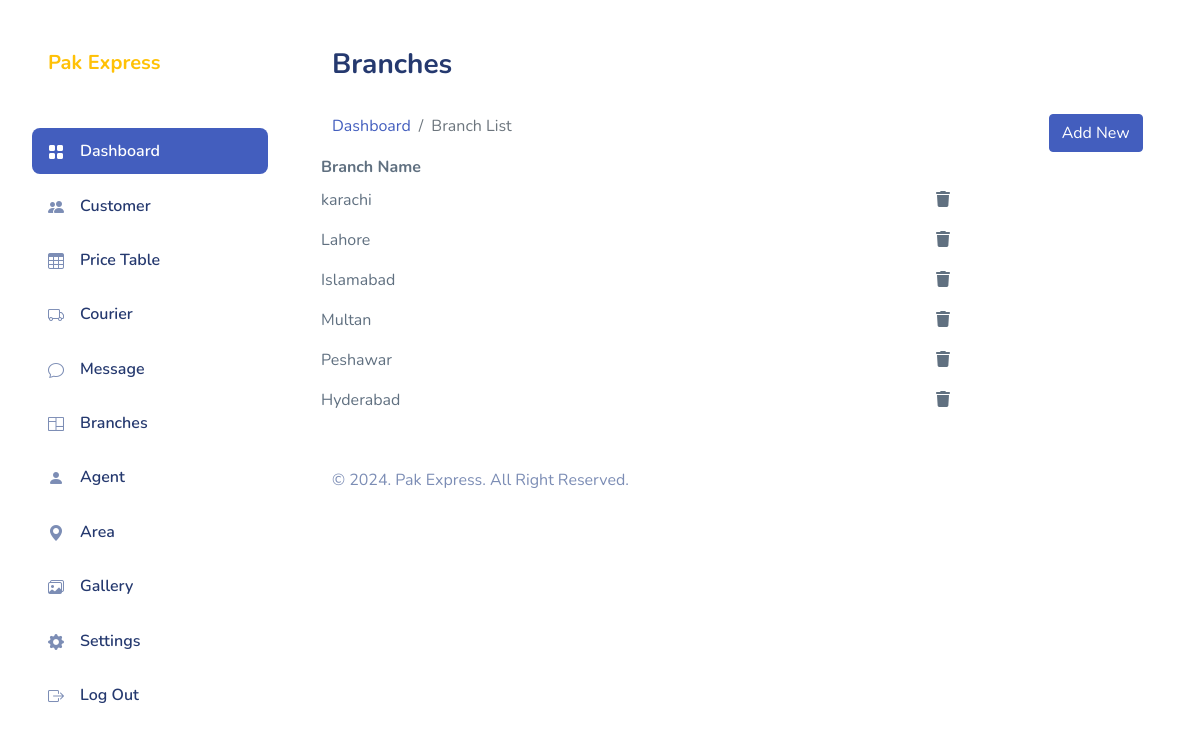
Page /Admin/branch.php (signed in) on the committed database.
### tables this page shows
CREATE TABLE `branch` (
  `branch_id` int(11) NOT NULL,
  `branch_name` varchar(255) NOT NULL,
  `is_deleted` int(255) NOT NULL
);

### server/inc/get.php (called while the page is built, shortened)
<?php
function getAllBranch()
{
    include 'connection.php';
    $viewcat = "SELECT * FROM branch WHERE is_deleted = 0";
    return mysqli_query($con, $viewcat);
}

### Admin/branch.php (the view, shortened to what this page needs)
<!DOCTYPE html>
<html lang="en">
<?php include 'pages/head.php'; ?>
<body>
    <div id="app">
        <div id="sidebar" class="active">
            <div class="sidebar-wrapper active">
                <div class="sidebar-header">
                    <div class="d-flex justify-content-between mt-0 px-2">
                        <h1 class="mb-0"><a href="index.php" class="text-warning h5 mb-0 px-2 ">Pak Express </a></h1>
                    </div>
                </div>
                <div class="sidebar-menu">
                    <ul class="menu">
                        <li class="sidebar-item active ">
                            <a href="index.php" class='sidebar-link'>
                                <i class="bi bi-grid-fill"></i>
                                <span>Dashboard</span>
                            </a>
                        </li>
                        <li class="sidebar-item ">
                            <a href="customer.php" class='sidebar-link'>
                                <i class="bi bi-people-fill"></i>
                                <span>Customer</span>
                            </a>
                        </li>
                        <li class="sidebar-item">
                            <a href="price.php" class='sidebar-link'>
                                <i class="bi bi-table"></i>
                                <span>Price Table</span>
                            </a>
                        </li>
                        <li class="sidebar-item">
                            <a href="courier.php" class='sidebar-link'>
                                <i class="bi bi-truck"></i>
                                <span>Courier</span>
                            </a>
                        </li>
                        <li class="sidebar-item">
                            <a href="message.php" class='sidebar-link'>
                                <i class="bi bi-chat"></i>
                                <span>Message</span>
                            </a>
                        </li>
                        <?php if (isset($_SESSION['admin']) && $_SESSION['admin'] == 'admin') : ?>
                            <li class="sidebar-item">
                                <a href="branch.php" class='sidebar-link'>
                                    <i class="bi bi-columns"></i>
                                    <span>Branches</span>
                                </a>
                            </li>
                        <?php endif; ?>
                        <li class="sidebar-item">
                            <a href="agent.php" class='sidebar-link'>
                                <i class="bi bi-person-fill"></i>
                                <span>Agent </span>
                            </a>
                        </li>
                        <?php if (isset($_SESSION['admin']) && $_SESSION['admin'] == 'admin') : ?>
                            <li class="sidebar-item">
                                <a href="area.php" class='sidebar-link'>
                                    <i class="bi bi-geo-alt-fill"></i>
                                    <span>Area</span>
                                </a>
                            </li>
                            <li class="sidebar-item">
                                <a href="gallery.php" class='sidebar-link'>
                                    <i class="bi bi-images"></i>
                                    <span>Gallery</span>
                                </a>
                            </li>
                        <?php endif; ?>
                        <li class="sidebar-item">
                            <a href="settings.php" class='sidebar-link'>
                                <i class="bi bi-gear-fill"></i>
                                <span>Settings</span>
                            </a>
                        </li>
                        <li class="sidebar-item">
                            <a href="logout.php" class='sidebar-link'>
                                <i class="bi bi-box-arrow-right"></i>
                                <span>Log Out</span>
                            </a>
                        </li>
                    </ul>
                </div>
            </div>
        </div>
        <div id="main">
            <div class="page-heading">
                <h3>Branches</h3>
            </div>
            <div class="row">
                <div class="col-lg-10">
                    <nav aria-label="breadcrumb">
                        <ol class="breadcrumb">
                            <li class="breadcrumb-item"><a href="index.php">Dashboard</a></li>
                            <li class="breadcrumb-item active" aria-current="page">Branch List</li>
                        </ol>
                    </nav>
                </div>
                <div class="col-lg-2">
                    <button class="btn btn-primary" data-bs-toggle="modal" data-bs-target="#BranchModal"> Add
                        New</button>
                </div>
            </div>
            <div class="page-content">
                <section class="row">
                    <div class="col-12 col-lg-12">
                        <div class="row">
                            <table id="datatablesSimple">
                                <thead>
                                    <tr>
                                        <th>Branch Name</th>
                                        <th></th>
                                    </tr>
                                </thead>
                                <tbody>
                                    <?php
                                    $getall = getAllBranch();
                                    while ($row = mysqli_fetch_assoc($getall)) {
                                        $branch_id = $row['branch_id']; ?>
                                        <tr>
                                            <td><?php echo $row['branch_name']; ?></td>
                                            <td>
                                                <button type="button" onclick="deleteData(<?php echo $row['branch_id']; ?>, 'branch', 'branch_id')" class="btn btn-darkblue"> <i class="fa-solid fa-trash"></i>
                                                </button>
                                            </td>
                                        </tr>
                                    <?php } ?>
                                </tbody>
                            </table>
                        </div>
                    </div>
                </section>
            </div>
            <?php include 'pages/footer.php'; ?>
        </div>
    </div>
</body>
</html>

### Admin/assets/css/app.css (style rules this page uses)
.btn i,.btn svg { width:16px;height:16px }
.btn.btn-danger,.btn.btn-info,.btn.btn-primary,.btn.btn-secondary,.btn.btn-success,.btn.btn-warning { color:#fff }
#sidebar.active .sidebar-wrapper { left:0 }
.sidebar-wrapper { width:300px;height:100vh;position:fixed;top:0;z-index:10;overflow-y:auto;background-color:#fff;bottom:0;transition:left .5s ease-out }
.sidebar-wrapper .sidebar-header { padding:2rem 2rem 1rem;font-size:2rem;font-weight:700 }
.sidebar-wrapper .menu { margin-top:2rem;padding:0 2rem;font-weight:600 }
.sidebar-wrapper .menu .sidebar-link { display:block;padding:.7rem 1rem;font-size:1rem;display:flex;align-items:center;border-radius:.5rem;transition:all .5s;text-decoration:none;color:#25396f }
.sidebar-wrapper .menu .sidebar-link i,.sidebar-wrapper .menu .sidebar-link svg { color:#7c8db5 }
.sidebar-wrapper .menu .sidebar-link span { margin-left:1rem }
.sidebar-wrapper .menu .sidebar-item { list-style:none;margin-top:.5rem;position:relative }
.sidebar-wrapper .menu .sidebar-item.active .sidebar-link { background-color:#435ebe }
.sidebar-wrapper .menu .sidebar-item.active .sidebar-link span { color:#fff }
.sidebar-wrapper .menu .sidebar-item.active .sidebar-link i,.sidebar-wrapper .menu .sidebar-item.active .sidebar-link svg { fill:#fff;color:#fff }
.bi { width:1rem;height:1rem }
#main { margin-left:300px;padding:2rem }
.page-heading { margin:0 0 2rem }
.page-heading h3 { font-weight:700 }
a { text-decoration:none }

### Admin/pages/head.php (style rules this page uses)
body { background-color: #ffffff; }

### rows in the picture
branch: branch_name "karachi"
branch: branch_name "Lahore"
branch: branch_name "Islamabad"
branch: branch_name "Multan"
branch: branch_name "Peshawar"
branch: branch_name "Hyderabad"
